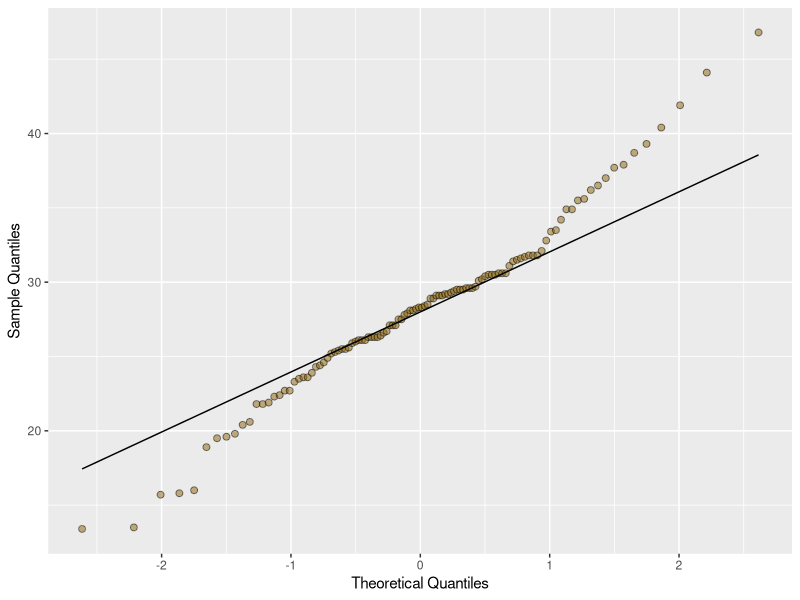
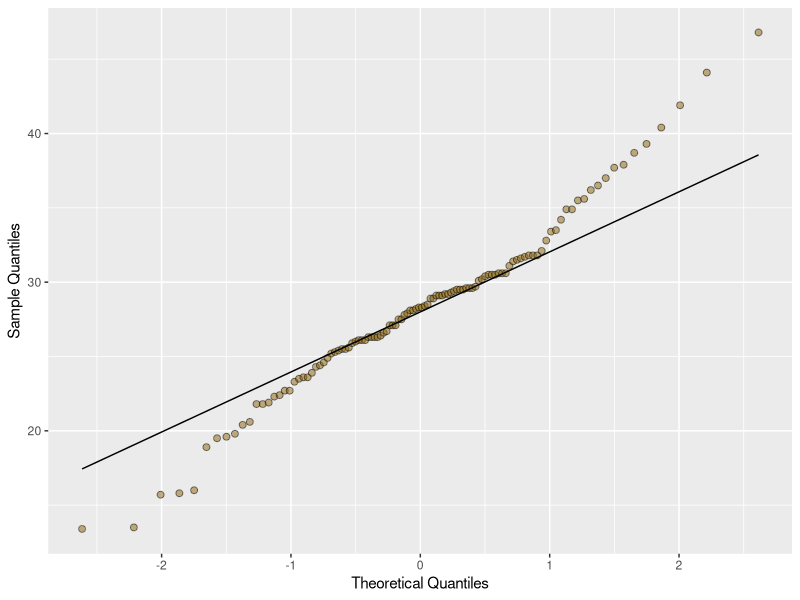

Write the R code that produced these figures, in order.
## ---- chunk 1
#| label: setup
#| include: false
knitr::opts_chunk$set(
   fig.width = 3.5, 
   fig.height = 3, 
   dpi = 300,
   out.width = "55%",
   dev = "ragg_png"
 )

library(tidyverse)
## ---- chunk 2
sasquatch_foot_length <- read_csv("squatch.csv")
## ---- chunk 3
squatch_feet <- read_csv('squatch.csv')
## ---- chunk 4
squatch <- read_csv('squatch.csv')
## ---- chunk 5
mean(squatch$feet_cm)
nrow(squatch)
sd(squatch$feet_cm) / sqrt(112)
t_crit <- abs(pt(0.05/2, df = 111))
lower_ci <- 28.22946 - t_crit * 0.5583311
upper_ci <- 28.22946 + t_crit * 0.5583311
lower_ci
upper_ci
## ---- chunk 6
m <- mean(squatch$feet_cm)
N <- nrow(squatch)
se <- sd(squatch$feet_cm) / sqrt(N)
df <- N - 1
t_crit <- abs(pt(0.05/2, df = df))

lower_ci <- m - t_crit * se
upper_ci <- m + t_crit * se

paste('95% CI = [', round(lower_ci, 3), ', ', round(upper_ci, 3), ']', sep = '')
## ---- chunk 7
squatch_data <- read.csv("squatch.csv")
squatch_mean <- mean(squatch_data$feet_cm)
bear_mean <- 28
squatch_sd <- sd(squatch_data$feet_cm)
sample_size <- nrow(squatch_data)
SE <- squatch_sd / sqrt(112)
df = 112 - 1
t <- round((squatch_mean - bear_mean) / SE, 5)
p_value <- round(pt(t, df), 5)
t
df
p_value
crit_t <- qt(0.025, df = 111)
lower_CI <- round(squatch_mean + crit_t * SE, 5)
upper_CI <- round(squatch_mean - crit_t * SE, 5)
lower_CI
upper_CI
## ---- chunk 8
# Load data
squatch <- read_csv("squatch.csv")

# Basic stats
N <- nrow(squatch)
m <- mean(squatch$feet_cm)
se <- sd(squatch$feet_cm) / sqrt(N)

# Test statistic
mu <- 28
df = N - 1
t <- (m - mu) / se
p_value <- pt(t, df)

# Confidence interval
alpha <- 0.05
crit_t <- abs(qt(alpha/2, df = df))
lower_ci <- m - crit_t * se
upper_ci <- m + crit_t * se

# Print values
paste("Test-Stat = ", round(t, 3))
paste("DF = ", df)
paste("p = ", round(p_value, 3))
paste('95% CI = [', round(lower_ci, 3), ', ', round(upper_ci, 3), ']', sep = '')
## ---- chunk 9
ggplot(squatch, aes(sample = feet_cm)) +
  stat_qq(shape = 21, fill = '#8B6508', colour = 'black', size = 2, alpha = 0.5) +
  stat_qq_line() +
  xlab('Theoretical Quantiles') +
  ylab('Sample Quantiles')
## ---- chunk 10
ggplot(squatch, aes(sample = feet_cm)) +
  stat_qq(
    shape = 21,
    fill = "#8B6508",
    colour = "black",
    size = 2,
    alpha = 0.5
  ) +
  stat_qq_line() +
  xlab('Theoretical Quantiles') +
  ylab('Sample Quantiles')
